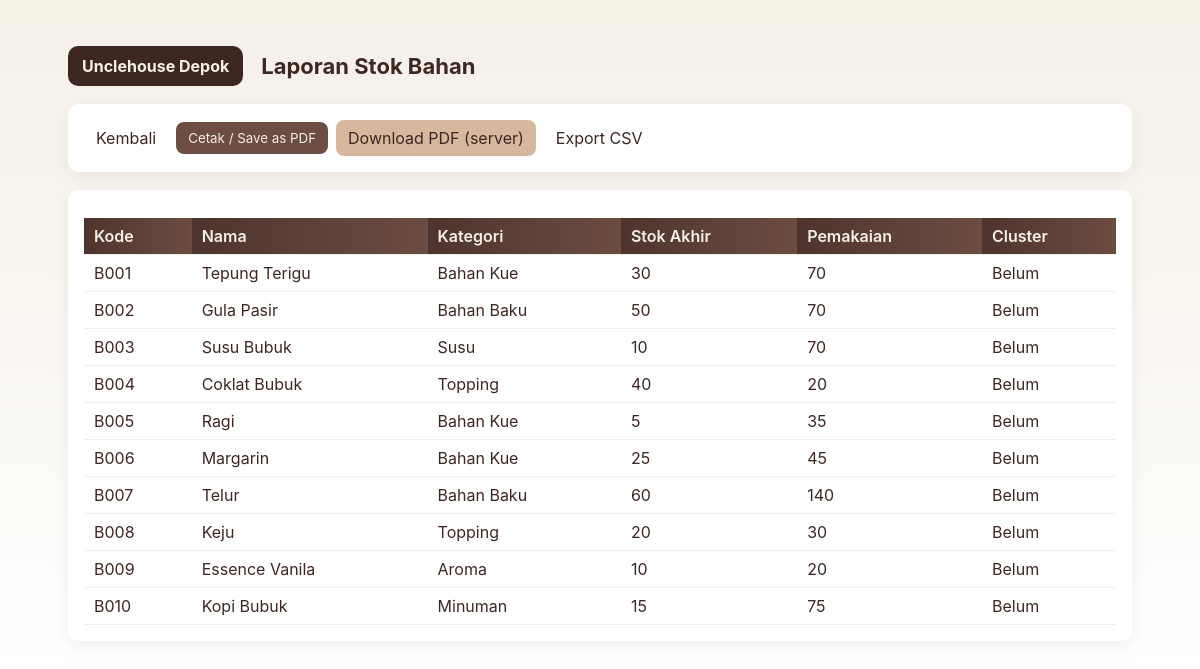
/report.php (signed in), run on the app's committed database.
### tables this page shows
CREATE TABLE tb_bahan_baku (
  id INT AUTO_INCREMENT PRIMARY KEY,
  kode VARCHAR(20) NOT NULL,
  nama VARCHAR(100) NOT NULL,
  kategori VARCHAR(50) DEFAULT '',
  stok_awal INT DEFAULT 0,
  stok_akhir INT DEFAULT 0,
  pemakaian_per_minggu INT DEFAULT 0,
  harga DECIMAL(12,2) DEFAULT 0,
  created_at TIMESTAMP DEFAULT CURRENT_TIMESTAMP
);

### report.php (the view, shortened to what this page needs)
<?php
require 'config.php';
$items = $pdo->query('SELECT b.*, cr.cluster_label FROM tb_bahan_baku b LEFT JOIN tb_cluster_result cr ON cr.bahan_id=b.id ORDER BY b.id')->fetchAll();
?>
<!doctype html><html><head><meta charset='utf-8'><meta name='viewport' content='width=device-width,initial-scale=1'>
<title>Laporan</title><link rel="stylesheet" href="style.css"></head><body>
<div class="container"><header><div class="brand">Unclehouse Depok</div><div><h1>Laporan Stok Bahan</h1></div></header>
<div class="card"><div class="controls"><a href="dashboard.php" class="btn">Kembali</a><button onclick="window.print()" class="btn btn-primary">Cetak / Save as PDF</button><a href="report_pdf.php" class="btn btn-accent">Download PDF (server)</a><a href="export_csv.php" class="btn">Export CSV</a></div></div>
<div class="card"><table><thead><tr><th>Kode</th><th>Nama</th><th>Kategori</th><th>Stok Akhir</th><th>Pemakaian</th><th>Cluster</th></tr></thead><tbody>
<?php foreach($items as $it): ?><tr><td><?php echo htmlspecialchars($it['kode']); ?></td><td><?php echo htmlspecialchars($it['nama']); ?></td><td><?php echo htmlspecialchars($it['kategori']); ?></td><td><?php echo (int)$it['stok_akhir']; ?></td><td><?php echo (int)$it['pemakaian_per_minggu']; ?></td><td><?php echo ($it['cluster_label']!==null)? 'Cluster '.(int)$it['cluster_label'] : 'Belum'; ?></td></tr><?php endforeach; ?>
</tbody></table></div></div></body></html>

### style.css (style rules this page uses)
:root { --brown-900:#3e2723;--brown-800:#4e342e;--brown-700:#6d4c41;--brown-500:#8d6e63;--cream:#f5f0e6;--accent:#d7b89d; }
* { box-sizing:border-box;font-family:Inter,system-ui,Roboto,Arial; }
body { margin:0;background:linear-gradient(180deg,var(--cream),#fff);color:var(--brown-900); }
.container { max-width:1100px;margin:28px auto;padding:18px; }
header { display:flex;align-items:center;gap:18px; }
.brand { background:var(--brown-900);color:var(--cream);padding:10px 14px;border-radius:10px;font-weight:700; }
.card { background:#fff;border-radius:10px;padding:16px;box-shadow:0 6px 18px rgba(0,0,0,0.06);margin-top:18px; }
h1 { margin:0;font-size:22px;color:var(--brown-900); }
table { width:100%;border-collapse:collapse;margin-top:12px; }
th,td { padding:8px 10px;border-bottom:1px solid #eee;text-align:left; }
th { background:linear-gradient(90deg,var(--brown-800),var(--brown-700));color:var(--cream);font-weight:600; }
.btn { display:inline-block;padding:8px 12px;border-radius:8px;text-decoration:none;border:none;cursor:pointer; }
.btn-primary { background:var(--brown-700);color:var(--cream); }
.btn-accent { background:var(--accent);color:var(--brown-900); }
.controls { display:flex;gap:8px;align-items:center; }
a { color:inherit; }

### data on the page
tb_bahan_baku: kode "B001", nama "Tepung Terigu", kategori "Bahan Kue", stok_akhir "30", pemakaian_per_minggu "70"
tb_bahan_baku: kode "B002", nama "Gula Pasir", kategori "Bahan Baku", stok_akhir "50", pemakaian_per_minggu "70"
tb_bahan_baku: kode "B003", nama "Susu Bubuk", kategori "Susu", stok_akhir "10", pemakaian_per_minggu "70"
tb_bahan_baku: kode "B004", nama "Coklat Bubuk", kategori "Topping", stok_akhir "40", pemakaian_per_minggu "20"
tb_bahan_baku: kode "B005", nama "Ragi", kategori "Bahan Kue", stok_akhir "5", pemakaian_per_minggu "35"
tb_bahan_baku: kode "B006", nama "Margarin", kategori "Bahan Kue", stok_akhir "25", pemakaian_per_minggu "45"
tb_bahan_baku: kode "B007", nama "Telur", kategori "Bahan Baku", stok_akhir "60", pemakaian_per_minggu "140"
tb_bahan_baku: kode "B008", nama "Keju", kategori "Topping", stok_akhir "20", pemakaian_per_minggu "30"
tb_bahan_baku: kode "B009", nama "Essence Vanila", kategori "Aroma", stok_akhir "10", pemakaian_per_minggu "20"
tb_bahan_baku: kode "B010", nama "Kopi Bubuk", kategori "Minuman", stok_akhir "15", pemakaian_per_minggu "75"
